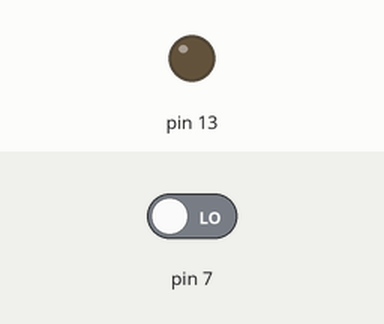
This sketch was run on a simulated Arduino Uno, built with avr-gcc and run on an emulated ATmega328P. Parts: output pins drawn as LEDs (lit = HIGH). The inputs (shaded band) are chosen by the test bench; at power-on: pin 7 LOW. What the sketch prints to the serial monitor is not drawn.

Above: at 1.2 s.
1.3 s: pin 7 driven HIGH
At 1.6 s:
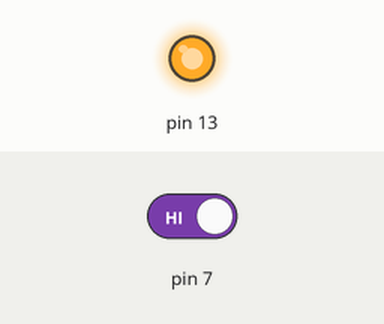
2.8 s: pin 7 driven LOW
At 4.0 s:
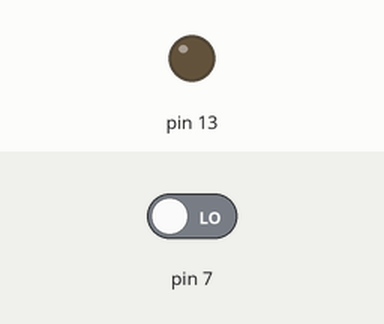
Timing chart, 0 to 5.8 s (numbered marks = the images above; inputs shaded):
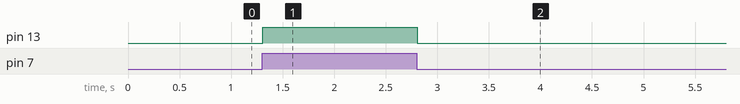

The sketch:

buttonOnOrOff.ino
```cpp
void setup() {
pinMode(7, INPUT);
pinMode(13, OUTPUT);
Serial.begin(9600);
}

void loop() {
  int switchStatus = digitalRead(7);
  Serial.println(switchStatus);
  if (switchStatus == 1) {
    digitalWrite(13, HIGH);
  }
  if (switchStatus ==0) {
    digitalWrite(13, LOW);
  }
}
```

Measured:
- after the input at 1.3 s, pin 13: LOW → HIGH at once
- after the input at 2.8 s, pin 13: HIGH → LOW at once
